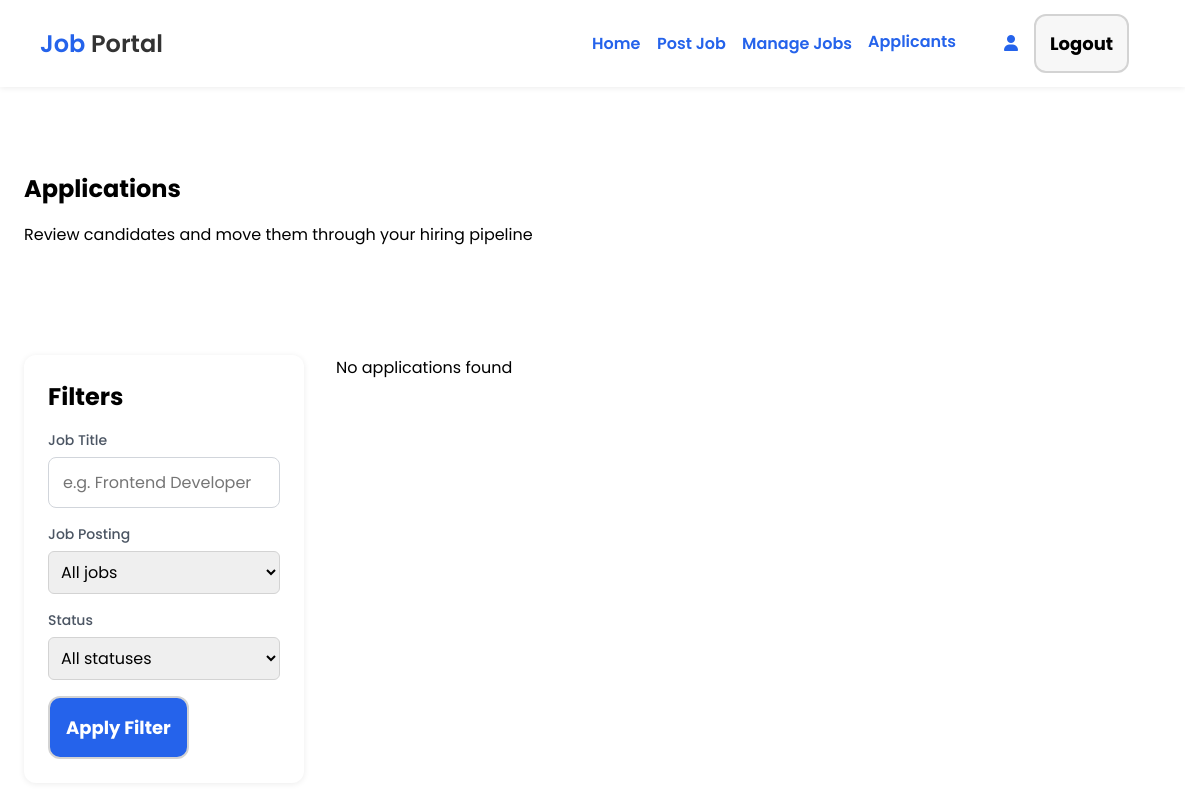
The app's page /applicants (signed in), older data.
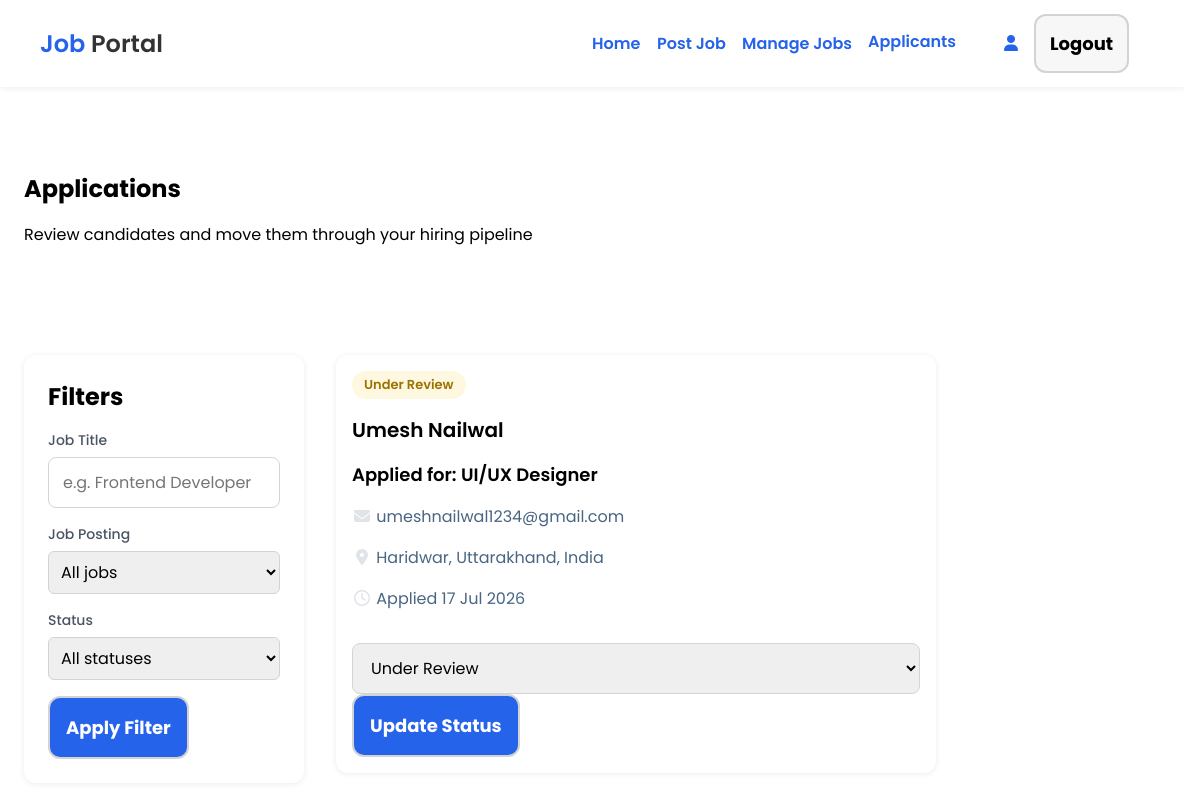
The same page, newer data.
### models/Application.py (models this page shows)
class Application(db.Model):
    __tablename__="application"
    id = db.Column(db.Integer, primary_key=True)
    job_id = db.Column(db.Integer, db.ForeignKey("job.id"))
    user_id = db.Column(db.Integer, db.ForeignKey("user.id"))
    resume = db.Column(db.String(255))
    status = db.Column(db.String(30), default="Applied")
    applied_at = db.Column(db.DateTime, default=datetime.now)
    user = db.relationship(
        "User",
        back_populates="applications"
    )
    job = db.relationship(
        "Job",
        back_populates="applications"
    )

### models/JobSeekerProfile.py (models this page shows)
class JobSeekerProfile(db.Model):
    __tablename__="jobseekerprofile"
    id = db.Column(db.Integer, primary_key=True)
    user_id = db.Column(db.Integer, db.ForeignKey("user.id"))
    full_name = db.Column(db.String(100))
    location = db.Column(db.String(100))
    bio = db.Column(db.Text)
    linkedin = db.Column(db.String(255))
    github = db.Column(db.String(255))
    user = db.relationship(
        "User",
        back_populates="jobseeker_profile",
        uselist=False
    )

### models/Job.py (models this page shows, shortened)
class Job(db.Model):
    __tablename__="job"
    id = db.Column(db.Integer, primary_key=True)
    employer_id = db.Column(
        db.Integer,
        db.ForeignKey("employer_profile.id")
    )
    title = db.Column(db.String(150))
    company = db.Column(db.String(150))
    location = db.Column(db.String(100))
    employment_type = db.Column(db.String(30))
    salary_min = db.Column(db.Integer)
    salary_max = db.Column(db.Integer)
    description = db.Column(db.Text)
    vacancies = db.Column(db.Integer)
    deadline = db.Column(db.Date)
    is_active = db.Column(db.Boolean, default=True)
    created_at = db.Column(db.DateTime, default=datetime.utcnow)
    is_archived = db.Column(db.Boolean, default=False)
    is_approved = db.Column(db.Boolean, default=True)
    is_filled = db.Column(db.Boolean,default=False)       # Position filled
    employer = db.relationship(
        "EmployerProfile",
        back_populates="job"
    )
    applications = db.relationship(
        "Application",
        back_populates="job",
        cascade="all, delete-orphan"
    )
    bookmarks = db.relationship(
        "Bookmark",
        back_populates="job",
        cascade="all, delete-orphan"
    )

### models/User.py (models this page shows)
class User(db.Model):
    __tablename__="user"
    id = db.Column(db.Integer, primary_key=True)
    email = db.Column(db.String(120), unique=True, nullable=False)
    password = db.Column(db.String(255), nullable=False)
    role = db.Column(db.String(20), nullable=False)  # job_seeker, employer, admin
    is_active = db.Column(db.Boolean, default=True)
    created_at = db.Column(db.DateTime, default=datetime.now)
    employer_profile = db.relationship(
        "EmployerProfile",
        back_populates="user",
        uselist=False,
        cascade="all, delete-orphan"
    )
    jobseeker_profile= db.relationship(
    "JobSeekerProfile",
    back_populates="user",
    uselist=False,
    cascade="all, delete-orphan"
    )
    applications = db.relationship(
        "Application",
        back_populates="user",
        cascade="all, delete-orphan"
    )
    bookmarks = db.relationship(
        "Bookmark",
        back_populates="user",
        cascade="all, delete-orphan"
    )

### Employer_routes/routes.py (the view)
@emp_bp.route("/applicants", methods=["GET"])
@employer_required
def applicants():
    profile = EmployerProfile.query.filter_by(user_id=session.get("user_id")).first()
    if profile is None:
        flash("Please create your company profile first")
        return redirect(url_for("emp.create_emp_profile"))
    query = Application.query.join(Job).filter(Job.employer_id == profile.id)
    keyword = request.args.get("q", "").strip()
    status = request.args.get("status", "").strip()
    job_id = request.args.get("job_id", "").strip()
    if keyword:
        query = query.filter(Job.title.ilike(f"%{keyword}%"))
    if status:
        query = query.filter(Application.status == status)
    if job_id.isdigit():
        query = query.filter(Application.job_id == int(job_id))
    applications = query.order_by(Application.applied_at.desc()).all()
    jobs = Job.query.filter_by(employer_id=profile.id).order_by(Job.title).all()
    return render_template(
        "employer/applications.html",
        applications=applications,
        jobs=jobs,
        statuses=APPLICATION_STATUSES,
        filters={"q": keyword, "status": status, "job_id": job_id},
    )

### Auth/routes.py (called while the page is built)
def employer_required(func):
    @wraps(func)
    def wrapper(*args, **kwargs):
        if "user_id" not in session:
             flash("Login required")
             return redirect(url_for("auth.login"))
        if session["role"] != "Employer":
            flash("Access denied! Employer only routes")
            abort(403)
        return func(*args, **kwargs)
    return wrapper

### app.py (called while the page is built)
@app.template_filter('format_date')
def format_date(value, format="%d %b"):
    if value is None:
        return ""
    return value.strftime(format)

### templates/employer/applications.html (shortened to what this page needs)
<!DOCTYPE html>
<html>
<head>
  {% include "components/html_headers.html" %}
</head>
<body>
  {% include "components/topbar.html" %}
  <main class="section">
    <h2>Applications</h2>
    <p>Review candidates and move them through your hiring pipeline</p>
  </main>
  <section class="job-sections">
    <aside class="filters">
      <h2>Filters</h2>
      <form action="{{ url_for('emp.applicants') }}" method="GET">
        <div class="filter-form-group">
          <label>Job Title</label>
          <input class="search2" type="text" name="q" value="{{ filters.q }}" placeholder="e.g. Frontend Developer">
        </div>
        <div class="filter-form-group">
          <label>Job Posting</label>
          <select name="job_id">
            <option value="" {% if not filters.job_id %}selected{% endif %}>All jobs</option>
          </select>
        </div>
        <div class="filter-form-group">
          <label>Status</label>
          <select name="status">
            <option value="" {% if not filters.status %}selected{% endif %}>All statuses</option>
          </select>
        </div>
        <button type="submit" class="btn btn-primary">Apply Filter</button>
      </form>
    </aside>
    <div class="job-list">
      {% for a in applications %}
      <div class="job-card applicant-card">
        <div class="badge-group">
          {% if a.status=="Shortlisted" %}<span class="badge badge-blue">{{ a.status }}</span>
          {% elif a.status=="Rejected" %}<span class="badge badge-red">{{ a.status }}</span>
          {% elif a.status=="Under Review" %}<span class="badge badge-yellow">{{ a.status }}</span>
          {% else %}<span class="badge badge-grey">{{ a.status }}</span>{% endif %}
        </div>
        <span class="job-title">{{ a.user.jobseeker_profile.full_name if a.user and a.user.jobseeker_profile else (a.user.email if a.user else "Unknown applicant") }}</span>
        <span class="job-company">Applied for: {{ a.job.title if a.job else "-" }}</span>
        {% if a.user %}
        <span class="job-location"><i class="fa-solid fa-envelope fa-fw" style="color: rgb(224, 228, 233);"></i> {{ a.user.email }}</span>
        {% endif %}
        {% if a.user and a.user.jobseeker_profile and a.user.jobseeker_profile.location %}
        <span class="job-location"><i class="fa-solid fa-location-dot fa-fw" style="color: rgb(224, 228, 233);"></i> {{ a.user.jobseeker_profile.location }}</span>
        {% endif %}
        <span class="job-mode"><i class="fa-regular fa-clock fa-fw" style="color: rgb(224, 228, 233);"></i> Applied {{ a.applied_at | format_date("%d %b %Y") }}</span>
        <form class="status-form" action="{{ url_for('emp.update_application_status', app_id=a.id) }}" method="POST">
          <select name="status">
            {% for s in statuses %}
            <option value="{{ s }}" {% if a.status==s %}selected{% endif %}>{{ s }}</option>
            {% endfor %}
          </select>
          <button type="submit" class="btn btn-primary">Update Status</button>
        </form>
      </div>
      {% else %}
      <p>No applications found</p>
      {% endfor %}
    </div>
  </section>
</body>
</html>

### templates/components/html_headers.html (shortened to what this page needs)
   <link rel="stylesheet" href="{{ url_for('static' , filename='styles.css') }}">

### templates/components/topbar.html (shortened to what this page needs)
<header class="topbar">
    <div class="top-heading">
      <span class="txt1">Job</span><span class="txt2"> Portal</span>
    </div>
    <div class="top-links" id="menu">
      {% if session.get('role') =="Job_Seeker" %}
      {% include "components/user_nav.html" %}
      {% elif session.get ('role') =="Employer" %}
      {% include "components/emp_nav.html" %}
      {% else %}
      {% include "components/gst_nav.html" %}
      {% endif %}
    </div>
  </header>

### templates/components/emp_nav.html
<div class="nav-links">
        <a class="links {% if request.endpoint=='home' %}active{% endif %}" href="{{ url_for('home') }}">Home</a>
        <a class="links {% if request.endpoint=='emp.post_job' %}active{% endif %}" href="{{ url_for('emp.post_job') }}">Post Job</a>
        <a class="links {% if request.endpoint=='emp.manage_job' %}active{% endif %}" href="{{ url_for('emp.manage_job') }}">Manage Jobs</a>
        <a class="links {% if request.endpoint=='emp.applicants' %}active{% endif %}" href="{{ url_for('emp.applicants') }}">Applicants</a>
</div>
      <div class="top-buttons">
              <a class="links" href="{{ url_for('emp.emp_profile') }}">
                      <i class="fa-solid fa-user"></i>
              </a>
        <form action="{{ url_for('auth.logout') }}" method="POST">
          <button type="submit" class="btn btn-secondary">Logout</button>
        </form>
      </div>

### static/styles.css (style rules this page uses)
:root { --primary: #2563eb; --primary-light: rgba(37, 99, 235, 0.15); --text-main: #333333; --text-muted: #486581; --text-light: #6b7280; --bg-light: #f7f7f7; --white: #ffffff; --color-edit: rgb(251, 133, 0); --bg-edit: rgba(251, 133, 0, 0.2); --color-delete: rgb(196, 18, 18); --color-archive: rgb(206, 212, 218); --color-details: rgb(28, 72, 217); --bg-details: rgba(28, 72, 217, 0.2); --color-apply: rgb(28, 217, 97); --bg-apply: rgba(28, 217, 97, 0.2); }
* { font-family: 'Poppins', sans-serif; margin: 0; padding: 0; box-sizing: border-box; }
html { scrollbar-gutter: stable; scroll-behavior: smooth; }
.topbar { display: flex; gap: 16px; padding: 0 16px; align-items: center; box-shadow: 0 1px 6px rgba(0, 0, 0, .08); margin-bottom: 60px; }
.top-heading { padding: 14px 24px; font-size: 24px; font-weight: 600; }
.txt1 { color: var(--primary); }
.txt2 { color: var(--text-main); }
.top-links { display: flex; gap: 16px; margin-left: auto; padding: 14px 24px; align-items: center; }
.nav-links { display: flex; gap: 16px; padding: 0 16px; }
.links { display: inline-block; color: var(--primary); font-size: 16px; font-weight: 550; text-decoration: none; border-radius: 8px; transition: transform 0.2s ease, color 0.2s ease; will-change: transform; backface-visibility: hidden; transform: translateZ(0); }
.links.active { transform: translateY(-2px); }
.top-buttons { display: flex; align-items: center; gap: 16px; padding: 0 16px; }
.btn { display: inline-block; font-size: 18px; font-weight: bold; border: 2px solid lightgray; padding: 16px; border-radius: 12px; transition: transform 0.3s ease-in-out, background-color 0.3s ease; text-decoration: none; will-change: transform; backface-visibility: hidden; transform: translateZ(0); }
.btn-secondary { background-color: var(--bg-light); color: black; padding: 14px; }
.btn-primary { background-color: var(--primary); color: var(--white); }
.badge-group { display: flex; flex-direction: row; gap: 16px; flex-wrap: wrap; align-items: center; }
.badge { display: inline-block; padding: 4px 12px; border-radius: 20px; font-size: 13px; font-weight: 600; }
.badge-yellow { background: #fff8e1; color: #9a7300; }
.section { margin-top: 60px; padding: 24px; display: flex; flex-direction: column; gap: 16px; }
.job-card, .profile-card { position: relative; display: flex; padding: 16px; gap: 16px; flex-direction: column; max-width: 600px; border-radius: 12px; box-shadow: 0 1px 6px rgba(0, 0, 0, .08); }
.job-title, .profile-title, .name { font-size: 20px; font-weight: 600; }
.job-company, .profile-company { font-size: 18px; font-weight: 600; }
.job-location, .profile-location { font-size: 16px; color: var(--text-muted); }
.job-position, .job-salary, .job-mode { color: var(--text-muted); border-radius: 8px; }
.job-mode { font-size: 16px; }
.job-list { display: flex; padding: 0; flex-wrap: wrap; gap: 20px; flex-grow: 1; flex-direction: column; }
label { font-size: 14px; font-weight: 500; color: #4b5563; }
input, select, textarea { border: 1px solid #d1d5db; border-radius: 8px; padding: 12px 14px; width: 100%; font-family: inherit; font-size: 16px; outline: none; transition: border-color 0.2s, box-shadow 0.2s; }
.job-sections { margin-top: 60px; padding: 24px; display: flex; flex-direction: row; align-items: flex-start; gap: 32px; max-width: 1400px; margin-left: auto; margin-right: auto; }
.filters { display: flex; flex-direction: column; gap: 16px; width: 280px; flex-shrink: 0; background: var(--white); padding: 24px; border-radius: 12px; box-shadow: 0 1px 6px rgba(0, 0, 0, .08); }
.filter-form-group { display: flex; flex-direction: column; gap: 6px; margin-bottom: 16px; }
.filter-form-group select { padding: 8px; border-radius: 6px; border: 1px solid lightgrey; width: 100%; }

Row changes from the older to the newer data that the page shows:
added Application: status "Under Review", user.jobseeker_profile "Umesh Nailwal", job "UI/UX Designer", user.email "umeshnailwal1234@gmail.com", user.jobseeker_profile.location "Haridwar, Uttarakhand, India", applied_at "17 Jul 2026"
Text that changed along with them:
text no longer shown: "No applications found"
